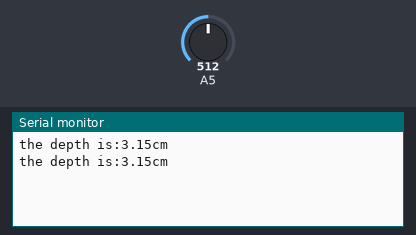
A sketch run on a simulated Arduino Uno, built with avr-gcc and run on an emulated ATmega328P. On the bench: the last lines printed to the serial monitor. The inputs (shaded band) are chosen by the test bench; at power-on: A5 = 512.

Above: at 1.8 s.
1.9 s: A5 set to 716
At 2.8 s:
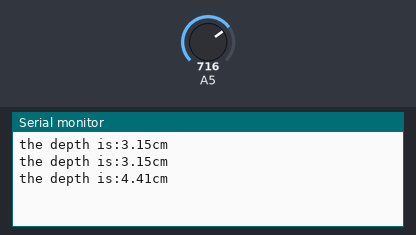
3.4 s: A5 set to 900
At 4.8 s:
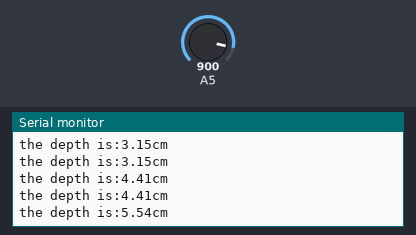
Timing chart, 0 to 6.4 s (numbered marks = the images above; inputs shaded):
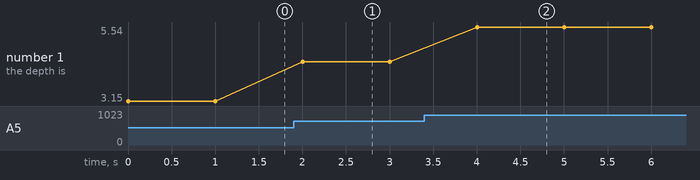

Measured:
- after the input at 1.9 s, the serial monitor: prints a new line after 0.10 s (image 1)
- after the input at 3.4 s, the serial monitor: prints a new line after 0.60 s (image 2)
- plotted number 1: 3.15 → 4.41 after the input at 1.9 s, 4.41 → 5.54 after the input at 3.4 s

The sketch:

wLevel.ino
```cpp
double temp,data;
void setup() {
  // put your setup code here, to run once:
  Serial.begin(9600);
}

void loop() {
  // put your main code here, to run repeatedly:
  temp=(long)analogRead(5);
  data=(temp/650)*4;
  Serial.print("the depth is:");
  Serial.print(data);
  Serial.println("cm");
  delay(1000);
}
/*
0.5 1
1 1.5
1.5 1.9
2 2.4
2.5 2.7
3 2.9
3.5 3.1
4 3.3*/
```
